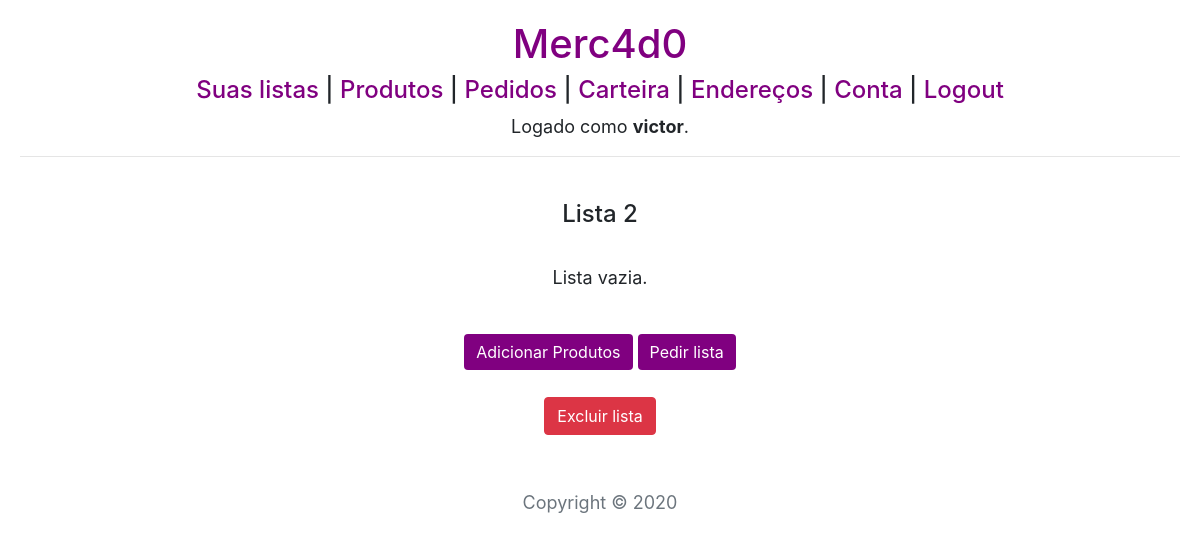
Before: /lista/8 (signed in) with the older database file.
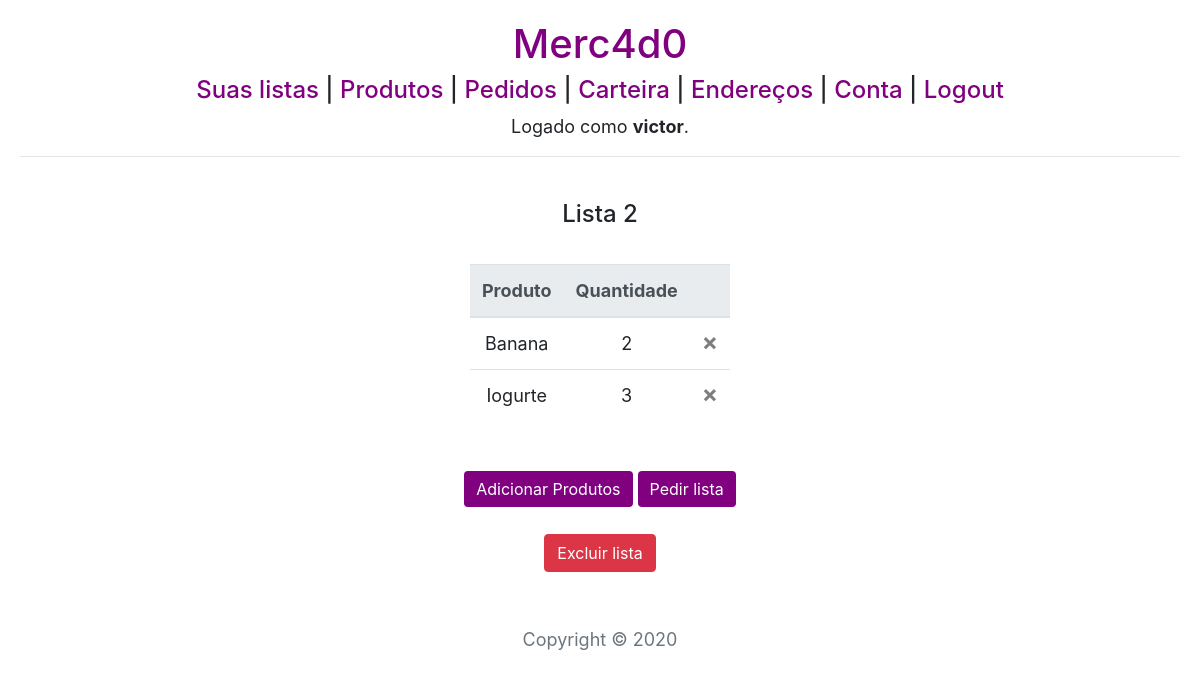
After: the same page with the newer database file.
### compras/models.py (models this page shows, shortened)
class ProdutoLista(models.Model):
    produto = models.ForeignKey(Produto,
                                on_delete=models.CASCADE,
                                related_name="listas")
    lista = models.ForeignKey(Lista,
                                on_delete=models.CASCADE,
                                related_name="produtos")
    quantidade = models.PositiveIntegerField()

class Produto(models.Model):
    nome = models.CharField(max_length=50)

### compras/views.py (the view, shortened to what this page needs)
# urls.py: path("lista/<int:id>", views.lista, name="lista"),
@login_required(login_url='login')
def lista(request, id):
    if request.method == "GET":
        produtos = (ProdutoLista.objects.filter(lista=id).order_by('produto__nome'))
        nomelista = Lista.objects.get(pk=id).nome
        return render(request, 'compras/lista.html', {
            "produtos": produtos,
            "id": id,
            "nome": nomelista
        })

### compras/templates/compras/lista.html (shortened to what this page needs)
{% extends "compras/layout.html" %}
{% block body %}
    <h4>{{nome}}</h4>
    <br>
    {% if produtos %}
        <table class="table">
            <thead class="thead-light">
                <tr>
                    <th scope="col">Produto</th>
                    <th scope="col">Quantidade</th>
                    <th scope="col"></th>
                </tr>
            </thead>
            <tbody>
                {% for produto in produtos %}
                    <tr>
                        <td>{{ produto.produto.nome }}</td>
                        <td>{{ produto.quantidade }}</td>
                        <td>
                            <form action="{% url 'lista' id %}" method="post">
                                <button type="submit" class="close" aria-label="Close">
                                    <span aria-hidden="true">&times;</span>
                                </button>
                            </form>
                        </td>
                    </tr>
                {% endfor %}
            </tbody>
        </table>
        <br><br>
    {% else %}
        <p>Lista vazia.</p>
        <br>
    {% endif %}
    <form action="{% url 'lista' id %}" method="post">
        <input type="submit" class="btn btn-primary" value="Adicionar Produtos">
        <a href="{% url 'pedido' %}?lista={{id}}">
            <button type="button" class="btn btn-primary">Pedir lista</button>
        </a>
    </form>
    <br>
    <form action="{% url 'lista' id %}" method="post">
        <input type="submit" class="btn btn-danger" value="Excluir lista">
    </form>
{% endblock %}

Changed rows visible on the page:
added ProdutoLista: produto.nome "Banana", quantidade "2"
added ProdutoLista: produto.nome "Iogurte", quantidade "3"
Other visible differences:
text no longer shown: "Lista vazia."
text now shown: "Produto Quantidade"
